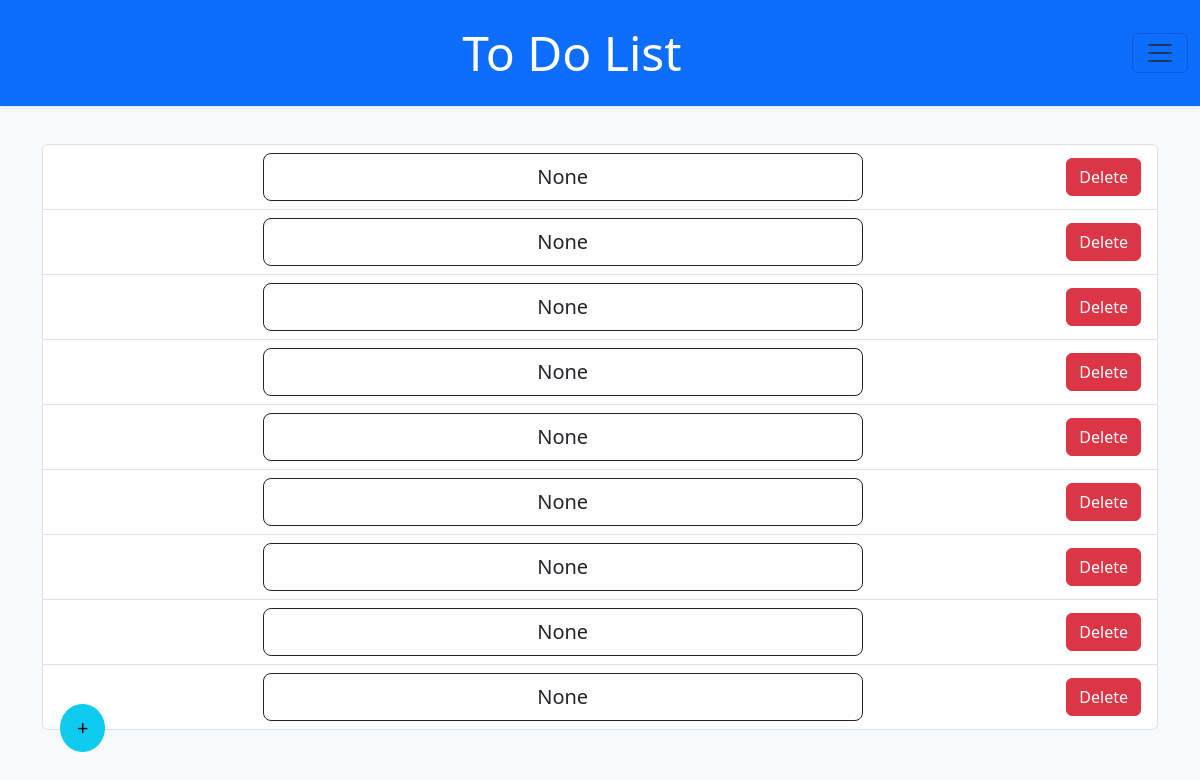
Page /home on the earlier database version.
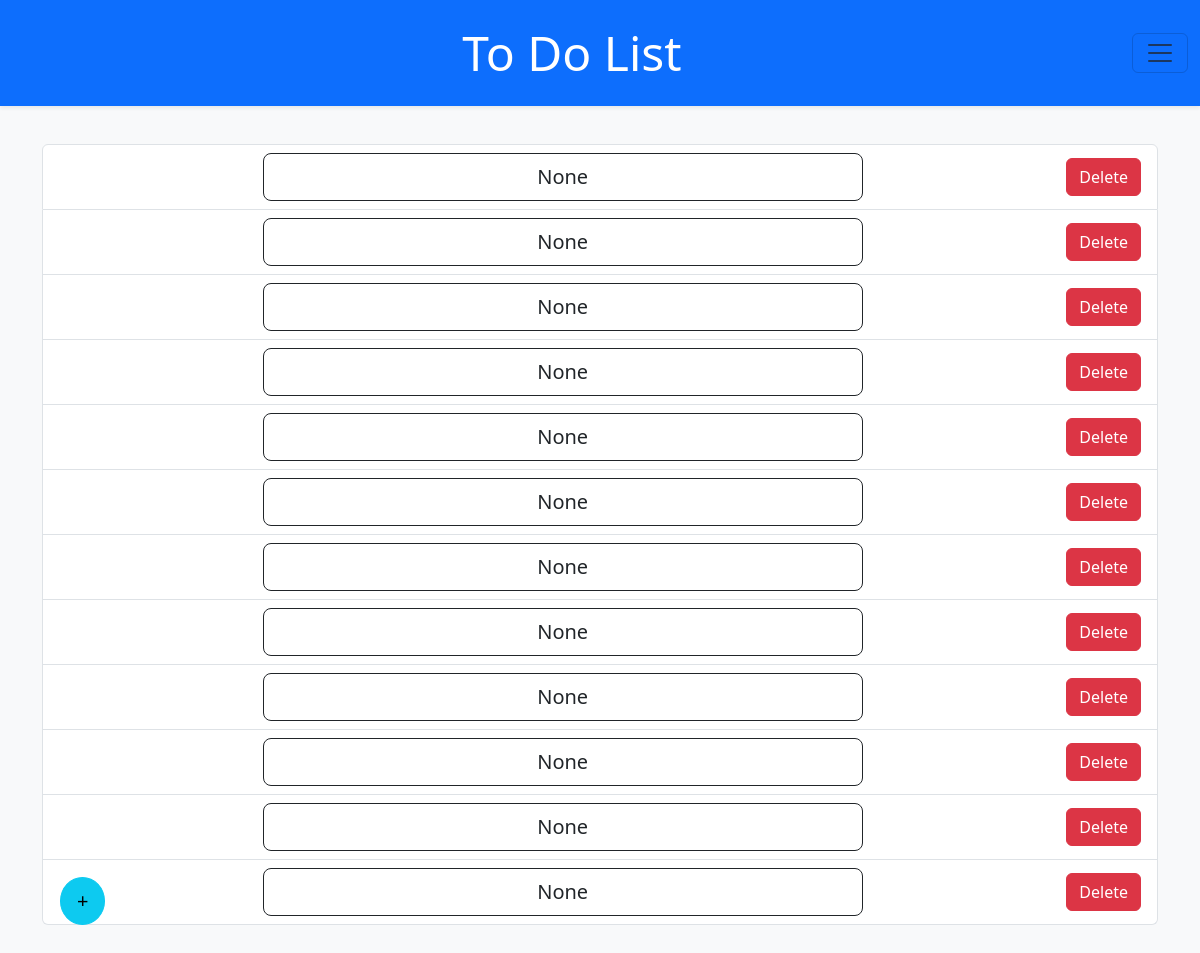
Same page on the later database version.
### Todo/models.py (models this page shows)
class List(db.Model):
    list_id = db.Column(db.Integer, primary_key = True, unique=True)
    user_id = db.Column(db.Integer, db.ForeignKey("user.id"))
    list_title = db.Column(db.String(600))
    list_items = db.relationship("ListItems", backref="list", lazy=True)

### Todo/routes.py (the view)
@main.route("/")
@main.route("/home")
def home():
    user = User.query.get(1)
    login_user(user)
    if current_user.is_authenticated:
        user_lists = List.query.filter_by(user_id=current_user.id).all()
    return render_template("homepage.html", lists=user_lists, list_size=len(user_lists))

### Todo/templates/homepage.html (shortened to what this page needs)
{% extends "base.html" %}
{% block content %}
<main>
    {% if current_user.is_authenticated %}
        {% if lists_size == 0 %}
            <div class="d-flex justify-content-center align-items-center vh-100">
                <a class="disabled-link" href="{{ url_for('main.get_list') }}">
                    You don't have lists click here or click on the + icon
                </a>
            </div>
                <div class="container py-5 pt-5 mt-5 position-absolute bottom-0 end-0 d-inline-block p-0 m-0">
                    <a href="{{ url_for('main.get_list') }}" class="btn btn-info btn-lg rounded-circle">+</a>
                </div>
        {% else %}
            <div class="container py-5 pt-5 mt-5">
                <div class="mx-auto text-center">
                <ul class="list-group">
                    {% for list in lists %}
                        <li class="list-group-item d-flex justify-content-between align-items-center"><a href="" class="btn btn-lg btn-outline-dark button-dimensions  mx-auto text-center">{{list.list_title}}</a>
                             <form action="" method="post">
                                 <button type="submit" class="btn btn-danger">Delete</button>
                             </form>
                        </li>
                    {% endfor %}
            {% endif %}
    {% endif %}
                </ul>
                </div>
                <div class="container py-5 pt-5 mt-5 position-absolute bottom-0 end-0 d-inline-block p-0 m-0">
                    <a href="{{ url_for('main.get_list') }}" class="btn btn-info btn-lg rounded-circle">+</a>
                </div>
            </div>
</main>
{% endblock %}

### Todo/templates/base.html (shortened to what this page needs)
<!DOCTYPE html>
<html lang="en">
<head>
     <link href="https://cdn.jsdelivr.net/npm/bootstrap@5.3.7/dist/css/bootstrap.min.css" rel="stylesheet">
    <link rel="stylesheet" href="{{ url_for('static', filename='style.css') }}">
</head>
<body class="bg-light">
<header>
    <nav class="navbar py-4 bg-primary text-white text-center shadow-sm fixed-top" style="text-align:center">
      <div class="container-fluid">
        <h1 class="display-5 mb-0 mx-auto text-center"> To Do List</h1>
        <button class="navbar-toggler" type="button" data-bs-toggle="offcanvas" data-bs-target="#offcanvasNavbar" aria-controls="offcanvasNavbar" aria-label="Toggle navigation">
          <span class="navbar-toggler-icon"></span>
        </button>
      </div>
    </nav>
</header>
<br>
<br>
{% block content %}
{% endblock %}
</body>
</html>

### Todo/static/style.css (style rules this page uses)
h1 { text-align: center; }
.button-dimensions { width: 600px; }

Differences in the rows shown:
added List: list_title "None"
added List: list_title "None"
added List: list_title "None"
